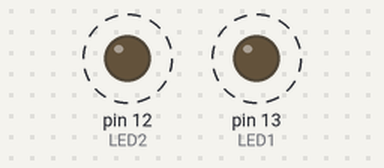
The sketch below on a simulated Arduino Uno, built with avr-gcc and run on an emulated ATmega328P. On the bench: output pins drawn as LEDs (lit = HIGH). Dashed ring = blinking.

Above: at 0.2 s.
Timing chart, 0 to 4.6 s (numbered marks = the images above):
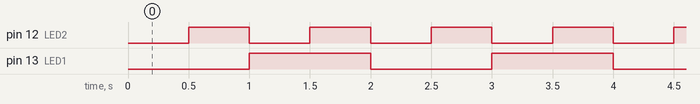

The sketch:

CH_17_02.ino
```cpp
int LED1 = 13, LED2 = 12;    // LED 연결 핀

void setup() {
  pinMode(LED1, OUTPUT);    // LED 연결 핀을 출력으로 설정
  pinMode(LED2, OUTPUT);
}

void loop() {
  digitalWrite(LED1, LOW);
  digitalWrite(LED2, LOW);
  delay(500);

  digitalWrite(LED1, LOW);
  digitalWrite(LED2, HIGH);
  delay(500);

  digitalWrite(LED1, HIGH);
  digitalWrite(LED2, LOW);
  delay(500);

  digitalWrite(LED1, HIGH);
  digitalWrite(LED2, HIGH);
  delay(500);
}
```

Measured:
- by itself, pin 12 (LED2): alternates HIGH for 0.50 s and LOW for 0.50 s
- by itself, pin 13 (LED1): alternates HIGH for 1.0 s and LOW for 1.0 s
- by itself, everything shown: repeats every 2.0 s, in 4 steps
